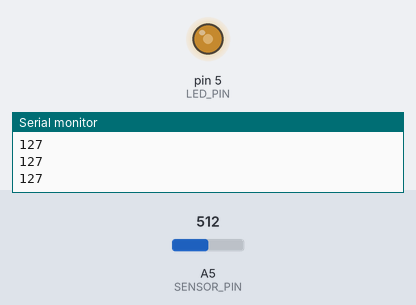
Recording of a sketch running on a simulated Arduino Uno, built with avr-gcc and run on an emulated ATmega328P. Parts: output pins drawn as LEDs (lit = HIGH), the last lines printed to the serial monitor. Inputs (shaded band) come from the test bench; at power-on: A5 (SENSOR_PIN) = 512.

Above: at 1.2 s.
1.3 s: A5 (SENSOR_PIN) set to 306
At 2.2 s:
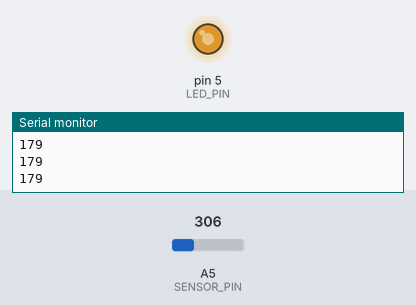
2.8 s: A5 (SENSOR_PIN) set to 122
At 3.5 s:
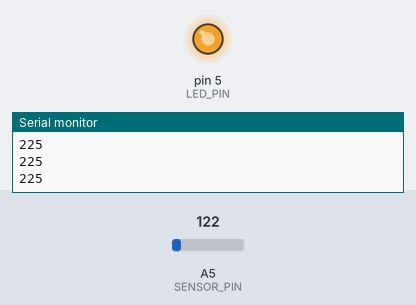
4.3 s: A5 (SENSOR_PIN) set to 900
At 5.5 s:
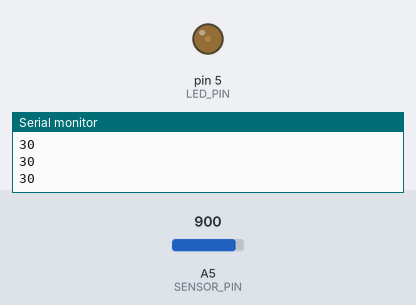
5.8 s: A5 (SENSOR_PIN) set to 1023
At 6.8 s:
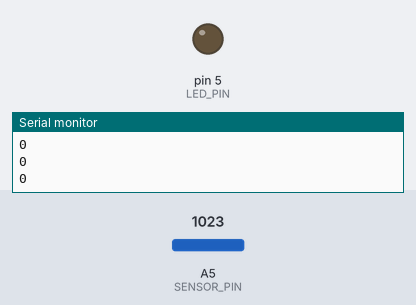
Timing chart, 0 to 8.3 s (numbered marks = the images above; inputs shaded):
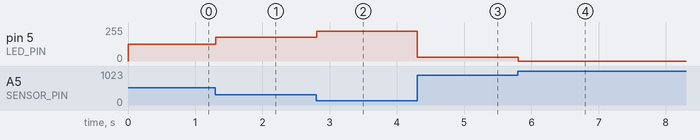

The sketch:

1.ino
```cpp
const int SENSOR_PIN = A5;
const int LED_PIN = 5;

float PARROT_TO_VOLTS = 204.6;

void setup() {
  pinMode(SENSOR_PIN, INPUT);
  pinMode(LED_PIN, OUTPUT);
  Serial.begin(9600);
}

void loop() {
  int data = analogRead(SENSOR_PIN);
  //Serial.println(data/PARROT_TO_VOLTS);
  Serial.println(255-data/4);
  analogWrite(LED_PIN,255-data/4);
}
```

Measured:
- after the input at 1.3 s, pin 5 (LED_PIN): 127/255 → 179/255 at once
- after the input at 2.8 s, pin 5 (LED_PIN): 179/255 → 225/255 at once
- after the input at 4.3 s, pin 5 (LED_PIN): 225/255 → 30/255 at once
- after the input at 5.8 s, pin 5 (LED_PIN): 30/255 → 0/255 at once
